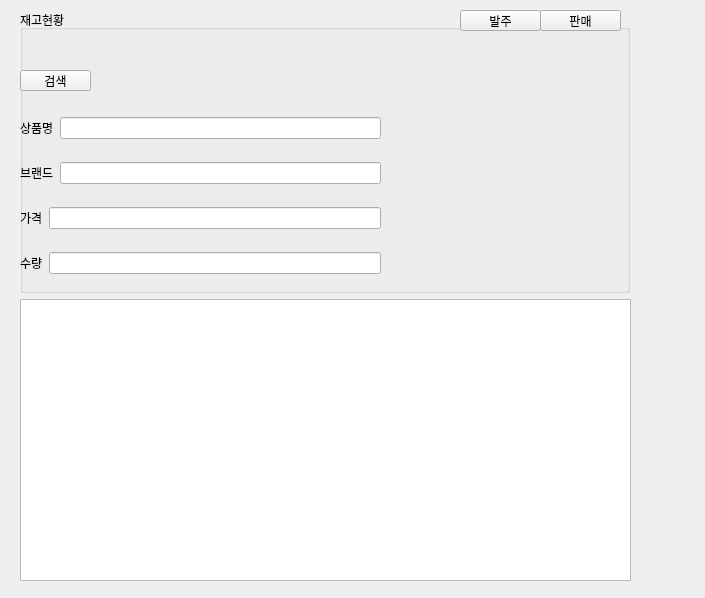
<?xml version="1.0" encoding="UTF-8"?>
<ui version="4.0">
 <class>Form</class>
 <widget class="QWidget" name="Form">
  <property name="geometry">
   <rect>
    <x>0</x>
    <y>0</y>
    <width>705</width>
    <height>598</height>
   </rect>
  </property>
  <property name="windowTitle">
   <string>Form</string>
  </property>
  <widget class="QWidget" name="verticalLayoutWidget">
   <property name="geometry">
    <rect>
     <x>20</x>
     <y>10</y>
     <width>611</width>
     <height>571</height>
    </rect>
   </property>
   <layout class="QVBoxLayout" name="verticalLayout">
    <item>
     <layout class="QHBoxLayout" name="horizontalLayout">
      <item>
       <widget class="QGroupBox" name="groupBox">
        <property name="sizePolicy">
         <sizepolicy hsizetype="MinimumExpanding" vsizetype="Preferred">
          <horstretch>0</horstretch>
          <verstretch>0</verstretch>
         </sizepolicy>
        </property>
        <property name="title">
         <string>재고현황</string>
        </property>
        <widget class="QWidget" name="verticalLayoutWidget_2">
         <property name="geometry">
          <rect>
           <x>0</x>
           <y>90</y>
           <width>361</width>
           <height>191</height>
          </rect>
         </property>
         <layout class="QVBoxLayout" name="verticalLayout_2">
          <item>
           <layout class="QHBoxLayout" name="horizontalLayout_3">
            <item>
             <widget class="QLabel" name="label">
              <property name="text">
               <string>상품명</string>
              </property>
             </widget>
            </item>
            <item>
             <widget class="QLineEdit" name="input_std_id">
              <property name="inputMask">
               <string/>
              </property>
              <property name="readOnly">
               <bool>true</bool>
              </property>
             </widget>
            </item>
           </layout>
          </item>
          <item>
           <layout class="QHBoxLayout" name="horizontalLayout_4">
            <item>
             <widget class="QLabel" name="input_std_name">
              <property name="text">
               <string>브랜드</string>
              </property>
             </widget>
            </item>
            <item>
             <widget class="QLineEdit" name="lineEdit">
              <property name="inputMask">
               <string/>
              </property>
              <property name="text">
               <string/>
              </property>
             </widget>
            </item>
           </layout>
          </item>
          <item>
           <layout class="QHBoxLayout" name="horizontalLayout_5">
            <item>
             <widget class="QLabel" name="label_2">
              <property name="text">
               <string>가격</string>
              </property>
             </widget>
            </item>
            <item>
             <widget class="QLineEdit" name="lineEdit_2">
              <property name="inputMask">
               <string/>
              </property>
              <property name="text">
               <string/>
              </property>
             </widget>
            </item>
           </layout>
          </item>
          <item>
           <layout class="QHBoxLayout" name="horizontalLayout_6">
            <item>
             <widget class="QLabel" name="label_3">
              <property name="text">
               <string>수량</string>
              </property>
             </widget>
            </item>
            <item>
             <widget class="QLineEdit" name="lineEdit_3">
              <property name="inputMask">
               <string/>
              </property>
              <property name="text">
               <string/>
              </property>
             </widget>
            </item>
           </layout>
          </item>
         </layout>
        </widget>
        <widget class="QPushButton" name="pushButton">
         <property name="geometry">
          <rect>
           <x>0</x>
           <y>60</y>
           <width>71</width>
           <height>21</height>
          </rect>
         </property>
         <property name="sizePolicy">
          <sizepolicy hsizetype="Minimum" vsizetype="MinimumExpanding">
           <horstretch>0</horstretch>
           <verstretch>0</verstretch>
          </sizepolicy>
         </property>
         <property name="text">
          <string>검색</string>
         </property>
        </widget>
        <widget class="QPushButton" name="pushButton_2">
         <property name="geometry">
          <rect>
           <x>440</x>
           <y>0</y>
           <width>81</width>
           <height>21</height>
          </rect>
         </property>
         <property name="sizePolicy">
          <sizepolicy hsizetype="Minimum" vsizetype="MinimumExpanding">
           <horstretch>0</horstretch>
           <verstretch>0</verstretch>
          </sizepolicy>
         </property>
         <property name="text">
          <string>발주</string>
         </property>
        </widget>
        <widget class="QPushButton" name="pushButton_3">
         <property name="geometry">
          <rect>
           <x>520</x>
           <y>0</y>
           <width>81</width>
           <height>21</height>
          </rect>
         </property>
         <property name="sizePolicy">
          <sizepolicy hsizetype="Minimum" vsizetype="MinimumExpanding">
           <horstretch>0</horstretch>
           <verstretch>1</verstretch>
          </sizepolicy>
         </property>
         <property name="text">
          <string>판매</string>
         </property>
        </widget>
        <widget class="QLabel" name="label_4">
         <property name="geometry">
          <rect>
           <x>380</x>
           <y>50</y>
           <width>210</width>
           <height>220</height>
          </rect>
         </property>
         <property name="text">
          <string/>
         </property>
         <property name="pixmap">
          <pixmap>../../../Users/Users/Admin/Pictures/배경1.jpg</pixmap>
         </property>
        </widget>
       </widget>
      </item>
      <item>
       <spacer name="verticalSpacer">
        <property name="orientation">
         <enum>Qt::Vertical</enum>
        </property>
        <property name="sizeHint" stdset="0">
         <size>
          <width>1</width>
          <height>40</height>
         </size>
        </property>
       </spacer>
      </item>
     </layout>
    </item>
    <item>
     <layout class="QHBoxLayout" name="horizontalLayout_2">
      <item>
       <widget class="QTableWidget" name="tableWidget">
        <property name="maximumSize">
         <size>
          <width>16777215</width>
          <height>320</height>
         </size>
        </property>
       </widget>
      </item>
     </layout>
    </item>
   </layout>
  </widget>
 </widget>
 <resources/>
 <connections/>
</ui>
